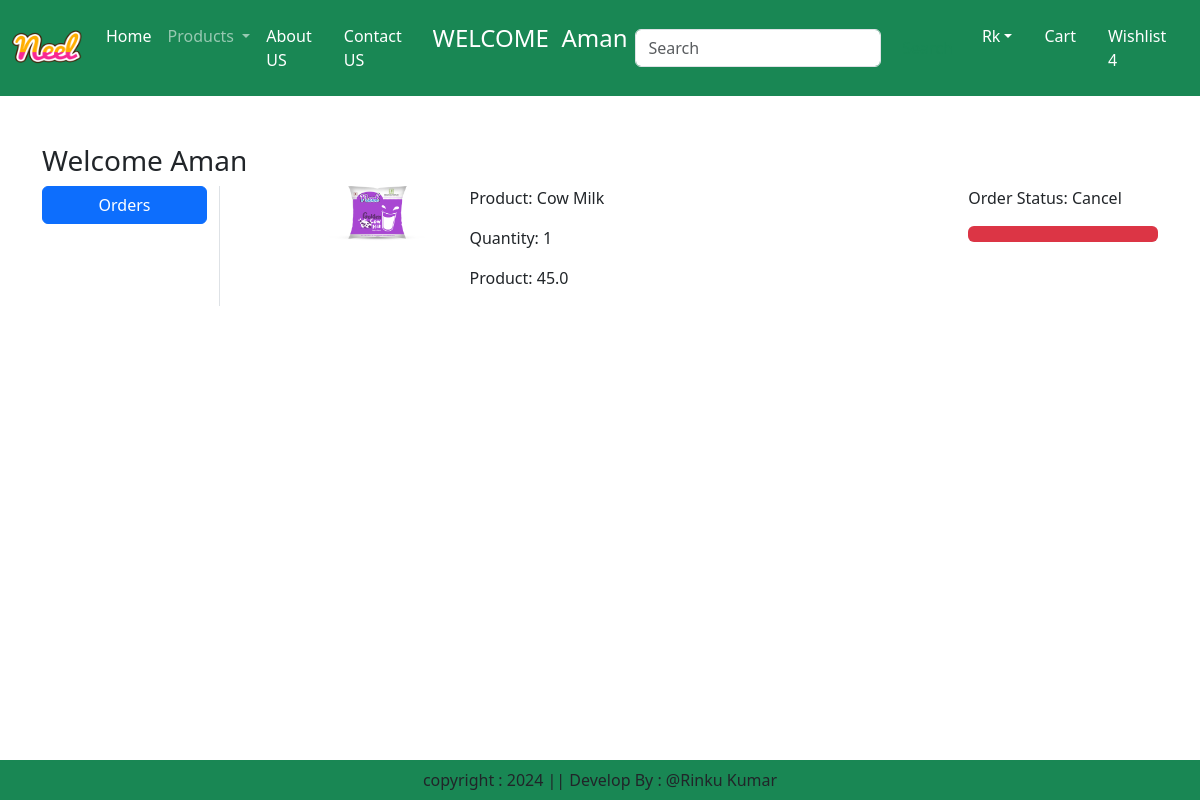
/orders/ (signed in), run on an earlier commit of the app's database.
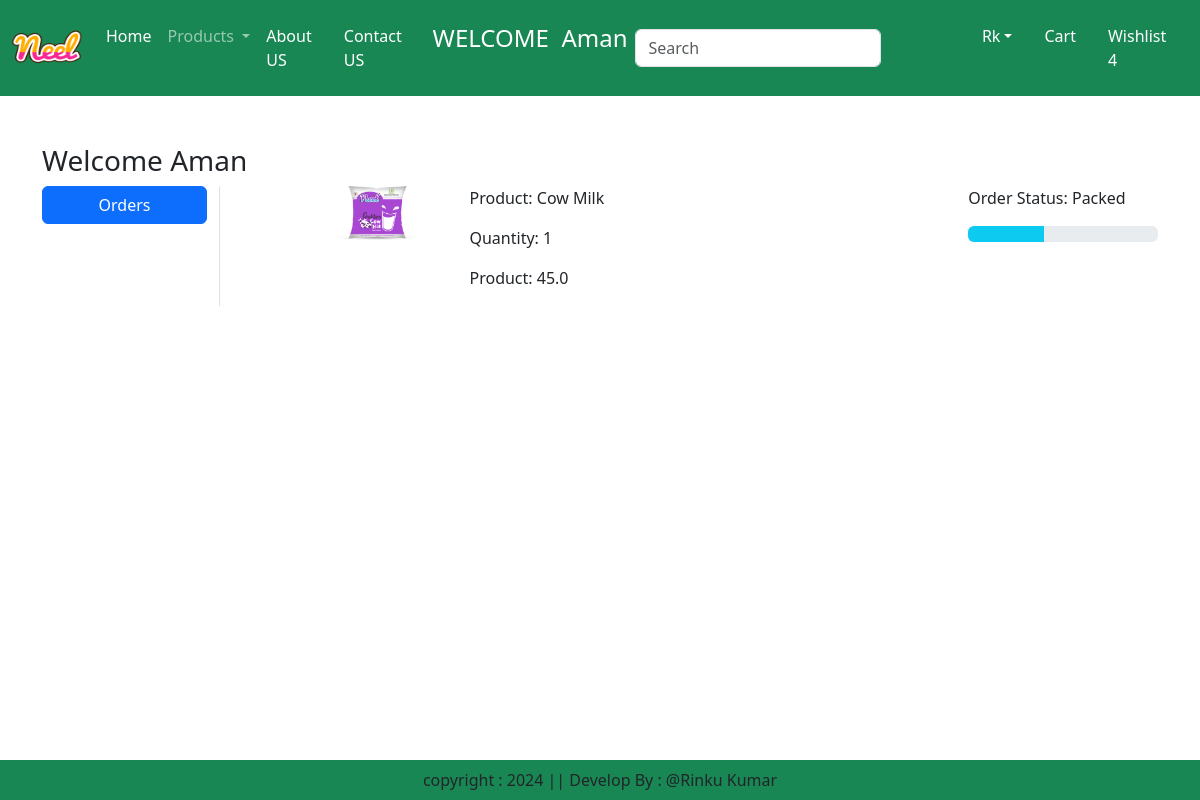
And on a later commit of the database.
### myapp/models.py (models this page shows, shortened)
class OrderPlaced(models.Model):
    user = models.ForeignKey(User,on_delete=models.CASCADE)
    customer = models.ForeignKey(Customer, on_delete=models.CASCADE)
    product = models.ForeignKey(Product, on_delete=models.CASCADE)
    quantity = models.PositiveIntegerField(default=1)
    ordered_date = models.DateTimeField(auto_now=True)
    status = models.CharField(max_length=50, choices=STATUS_CHOICES, default='pending')
    payment = models.ForeignKey(Payment, on_delete=models.CASCADE, default="")
    @property
    def total_cost(self):
        return  self.quantity * self.product.discounted_price

class Product(models.Model):
    title = models.CharField(max_length=100)
    selling_price=models.FloatField()
    discounted_price=models.FloatField()
    description=models.TextField()
    composition=models.TextField(default='')
    prodapp=models.TextField(default='')
    category=models.CharField(choices=CATEGORY_CHOICES, max_length=2)
    product_image=models.ImageField(upload_to="product")

### myapp/views.py (the view)
# urls.py: path("orders/", views.orders, name='orders'),
def orders(request):
    totalitem = 0
    if request.user.is_authenticated:
        totalitem = len(Cart.objects.filter(user=request.user))
    order_placed = OrderPlaced.objects.filter(user=request.user)
    return render (request, "orders.html", locals())

### templates/orders.html (shortened to what this page needs)
{% extends 'base.html' %}
{% load static %}
{% block main-content %}
<div class="container my-5">
 <div class="row">
    <h3>Welcome <span class="text-capitalize">{{request.user}}</span></h3>
    <div class="col-sm-2 border-end">
        <ul class="list-unstyled">
            <li class="d-grid"><a href="{% url 'orders' %}" class="btn btn-primary">Orders</a></li>
        </ul>
    </div>
        <div class="col-sm-9 offset-sm-1">
            {% for op in order_placed %}
            <div class="row">
                <div class="col-sm-2">
                    <img src="{{op.product.product_image.url}}" class="img-fluid" height="100" width="100"/>
                </div>
                <div class="col-sm-7">
                    <p>Product: {{op.product.title}}</p>
                    <p>Quantity: {{op.quantity}}</p>
                    <p>Product: {{op.total_cost}}</p>
                </div>
                <div class="col-sm-3">
                    <p> Order Status: {{op.status}} </p>
                    {% if op.status == 'Packed' %}
                    <div class="progress">
                        <div class="progress-bar bg-info" role="progressbar" style="width: 40%" aria-valuenow="0" aria-valuemax="100"></div>
                    </div>
                    {% endif %}
                    {% if op.status == 'Cancel' %}
                    <div class="progress">
                        <div class="progress-bar bg-danger" role="progressbar" style="width: 100%" aria-valuenow="100" aria-valuemax="100"></div>
                    </div>
                    {% endif %}
                </div>
            </div>
            {% endfor %}
        </div>
 </div>
</div>
{% endblock main-content %}

What changed in the data, as far as the page shows it:
changed OrderPlaced "Cow Milk": status "Cancel" → "Packed"
